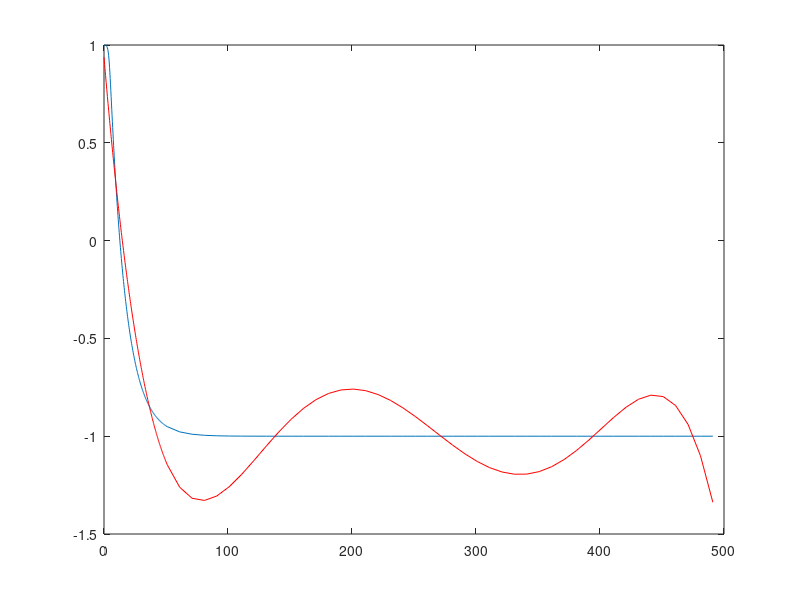

Here is the MATLAB script that generated this plot:

x=cat(2, [0:0.25:50], [51:10:500]);
y=x;
for i=1:numel(x)
    y(i) = -1 + 2.0 / power(1.0 + exp(1.5*x(i)-6), 1/19.0);
end

N = 5;
p = polyfit(x, y, N);

y2=zeros(size(x));
for i=1:numel(x)
    for j=1:N+1
        y2(i) = y2(i) + power(x(i), N+1-j) * p(j);
    end
end

figure;
plot(x,y);
hold on;
plot(x,y2, 'r');